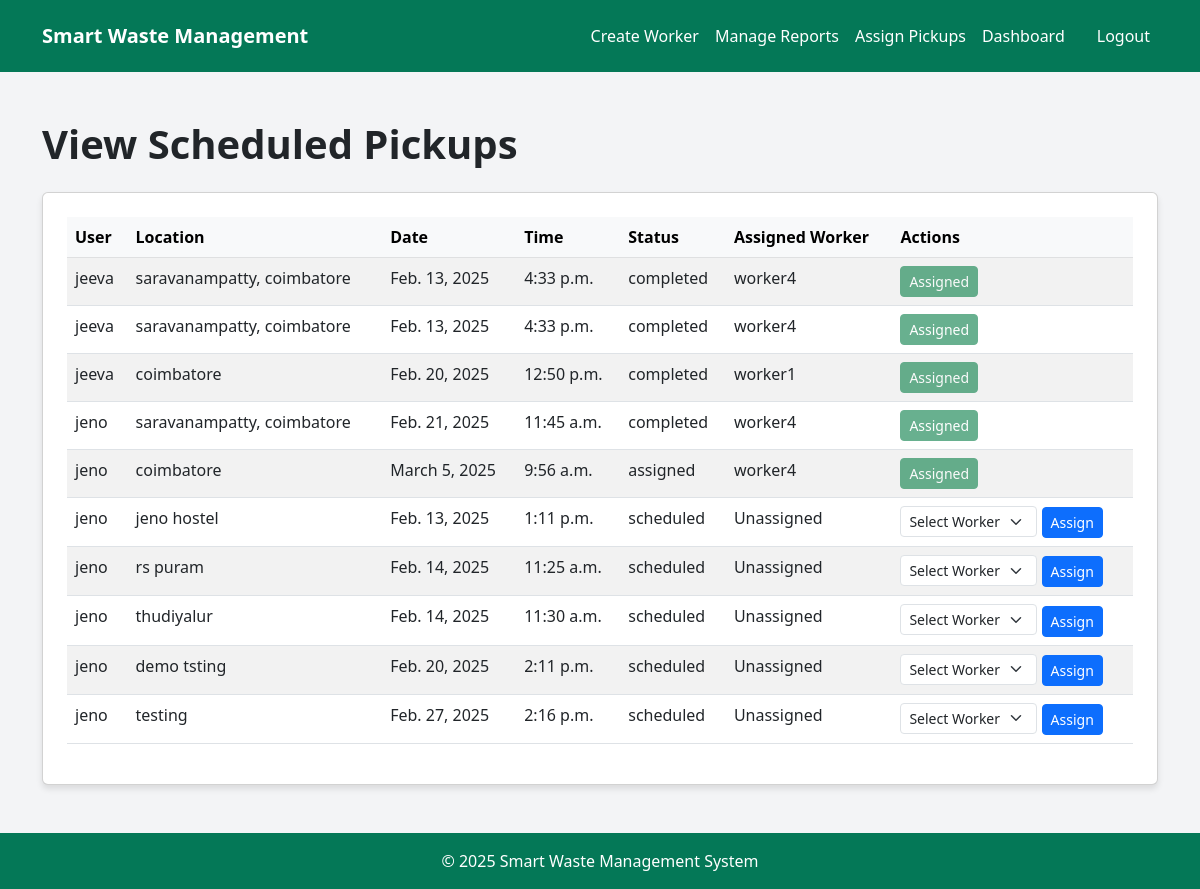
Before: /admins/view-pickups/ (signed in) with the older database file.
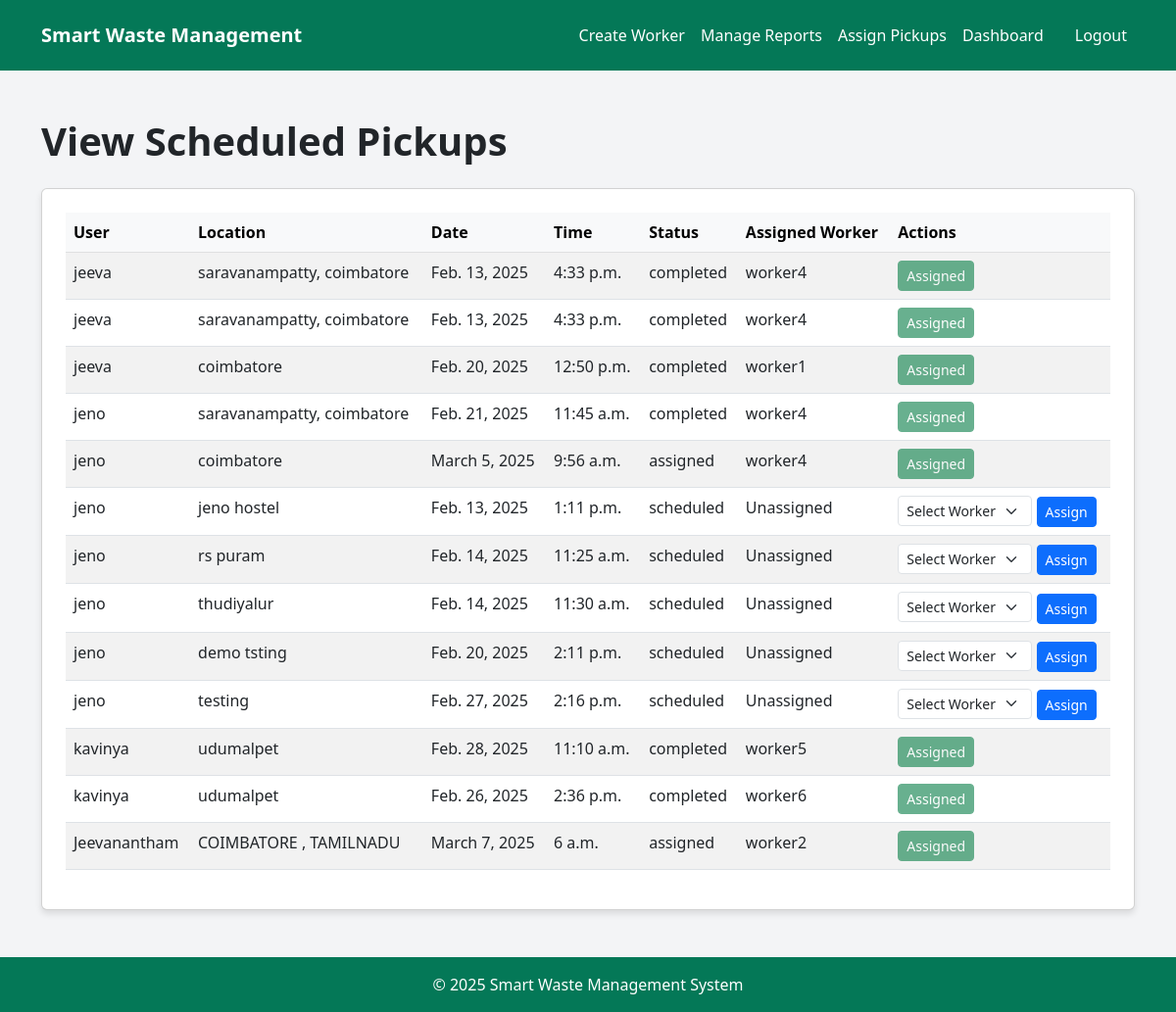
After: the same page with the newer database file.
### Users/models.py (models this page shows, shortened)
class WastePickup(models.Model):
    id = models.UUIDField(primary_key=True, default=uuid.uuid4, editable=False)
    user = models.ForeignKey(settings.AUTH_USER_MODEL, on_delete=models.CASCADE, related_name="pickups", limit_choices_to={'role': 'publicUser'})
    admin = models.ForeignKey(settings.AUTH_USER_MODEL, on_delete=models.CASCADE, related_name="assigned_pickups", limit_choices_to={'role': 'administrator'})
    worker = models.ForeignKey(settings.AUTH_USER_MODEL, on_delete=models.SET_NULL, null=True, blank=True, related_name="pickup_tasks", limit_choices_to={'role': 'worker'})
    date = models.DateField()
    time = models.TimeField()
    location = models.CharField(max_length=255)
    status = models.CharField(max_length=20, choices=[
        ('scheduled', 'Scheduled'),
        ('assigned', 'Assigned'),
        ('completed', 'Completed'),
    ], default='scheduled')

class CustomUser(AbstractUser):
    ROLE_CHOICES = [
        ('publicUser', 'User'),
        ('administrator', 'Administrator'),
        ('worker', 'Worker'),
    ]
    role = models.CharField(max_length=20, choices=ROLE_CHOICES, default='publicUser')
    mobile_number = models.CharField(max_length=15, blank=True, null=True)  # Optional field

### Admins/views.py (the view)
# urls.py: path('view-pickups/', views.view_pickups, name='view-pickups'),
@login_required
@user_passes_test(is_admin)
def view_pickups(request):
    pickups = WastePickup.objects.all()
    workers = CustomUser.objects.filter(role="worker")
    return render(request, "Admins/view-pickup.html", {"pickups": pickups, "workers": workers})

### Admins/views.py (called while the page is built)
def is_admin(user):
    return user.is_authenticated and user.role == "administrator"

### Admins/templates/Admins/view-pickup.html (shortened to what this page needs)
{% extends 'main.html' %}
{% block content %}
<main>
    <div class="container mt-5">
        <h1 class="text-start fw-bold mb-4">View Scheduled Pickups</h1>
        <div class="card p-4">
            <table class="table table-striped">
                <thead class="table-light">
                    <tr>
                        <th>User</th>
                        <th>Location</th>
                        <th>Date</th>
                        <th>Time</th>
                        <th>Status</th>
                        <th>Assigned Worker</th>
                        <th>Actions</th>
                    </tr>
                </thead>
                <tbody>
                    {% for pickup in pickups %}
                    <tr>
                        <td>{{ pickup.user.username }}</td>
                        <td>{{ pickup.location }}</td>
                        <td>{{ pickup.date }}</td>
                        <td>{{ pickup.time }}</td>
                        <td>{{ pickup.status }}</td>
                        <td>
                            {% if pickup.worker %}
                                {{ pickup.worker.username }}
                            {% else %}
                                Unassigned
                            {% endif %}
                        </td>
                        <td>
                            {% if pickup.status == "scheduled" %}
                            <form method="post" action="{% url 'Admins:assign_worker' pickup.id %}">
                                <select name="assigned_worker" class="form-select form-select-sm d-inline w-auto" required>
                                    <option value="" disabled selected>Select Worker</option>
                                </select>
                                <button type="submit" class="btn btn-primary btn-sm">Assign</button>
                            </form>
                            {% else %}
                                <button class="btn btn-success btn-sm" disabled>Assigned</button>
                            {% endif %}
                        </td>
                    </tr>
                    {% endfor %}
                </tbody>
            </table>
        </div>
    </div>
</main>
{% endblock content %}

Changed rows visible on the page:
added WastePickup: user.username "kavinya", location "udumalpet", date "Feb. 28, 2025", time "11:10 a.m.", status "completed", worker.username "worker5", shows "Assigned"
added WastePickup: user.username "kavinya", location "udumalpet", date "Feb. 26, 2025", time "2:36 p.m.", status "completed", worker.username "worker6", shows "Assigned"
added WastePickup: user.username "Jeevanantham", location "COIMBATORE , TAMILNADU", date "March 7, 2025", time "6 a.m.", status "assigned", worker.username "worker2", shows "Assigned"
